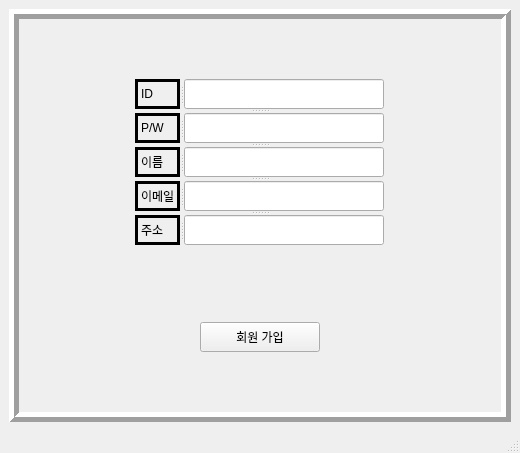
<?xml version="1.0" encoding="UTF-8"?>
<ui version="4.0">
 <class>JoinMemberMainWindow</class>
 <widget class="QMainWindow" name="JoinMemberMainWindow">
  <property name="geometry">
   <rect>
    <x>0</x>
    <y>0</y>
    <width>520</width>
    <height>453</height>
   </rect>
  </property>
  <property name="windowTitle">
   <string>JoinMemberMainWindow</string>
  </property>
  <widget class="QWidget" name="centralwidget">
   <layout class="QGridLayout" name="gridLayout">
    <item row="0" column="0">
     <widget class="QFrame" name="frame">
      <property name="frameShape">
       <enum>QFrame::Shape::Box</enum>
      </property>
      <property name="frameShadow">
       <enum>QFrame::Shadow::Raised</enum>
      </property>
      <property name="lineWidth">
       <number>5</number>
      </property>
      <layout class="QVBoxLayout" name="verticalLayout">
       <item>
        <layout class="QHBoxLayout" name="horizontalLayout_2"/>
       </item>
       <item>
        <layout class="QHBoxLayout" name="horizontalLayout">
         <item>
          <widget class="QSplitter" name="splitter_6">
           <property name="orientation">
            <enum>Qt::Orientation::Vertical</enum>
           </property>
           <widget class="QSplitter" name="splitter">
            <property name="minimumSize">
             <size>
              <width>0</width>
              <height>30</height>
             </size>
            </property>
            <property name="orientation">
             <enum>Qt::Orientation::Horizontal</enum>
            </property>
            <widget class="QLabel" name="label">
             <property name="minimumSize">
              <size>
               <width>45</width>
               <height>30</height>
              </size>
             </property>
             <property name="maximumSize">
              <size>
               <width>45</width>
               <height>30</height>
              </size>
             </property>
             <property name="frameShape">
              <enum>QFrame::Shape::Box</enum>
             </property>
             <property name="lineWidth">
              <number>3</number>
             </property>
             <property name="text">
              <string>ID</string>
             </property>
             <property name="textFormat">
              <enum>Qt::TextFormat::MarkdownText</enum>
             </property>
            </widget>
            <widget class="QLineEdit" name="lineEdit_id">
             <property name="minimumSize">
              <size>
               <width>200</width>
               <height>30</height>
              </size>
             </property>
             <property name="maximumSize">
              <size>
               <width>200</width>
               <height>30</height>
              </size>
             </property>
            </widget>
           </widget>
           <widget class="QSplitter" name="splitter_2">
            <property name="minimumSize">
             <size>
              <width>0</width>
              <height>30</height>
             </size>
            </property>
            <property name="orientation">
             <enum>Qt::Orientation::Horizontal</enum>
            </property>
            <widget class="QLabel" name="label_2">
             <property name="minimumSize">
              <size>
               <width>45</width>
               <height>30</height>
              </size>
             </property>
             <property name="maximumSize">
              <size>
               <width>45</width>
               <height>30</height>
              </size>
             </property>
             <property name="frameShape">
              <enum>QFrame::Shape::Box</enum>
             </property>
             <property name="lineWidth">
              <number>3</number>
             </property>
             <property name="text">
              <string>P/W</string>
             </property>
             <property name="textFormat">
              <enum>Qt::TextFormat::MarkdownText</enum>
             </property>
            </widget>
            <widget class="QLineEdit" name="lineEdit_pw">
             <property name="minimumSize">
              <size>
               <width>200</width>
               <height>30</height>
              </size>
             </property>
             <property name="maximumSize">
              <size>
               <width>200</width>
               <height>30</height>
              </size>
             </property>
            </widget>
           </widget>
           <widget class="QSplitter" name="splitter_3">
            <property name="minimumSize">
             <size>
              <width>0</width>
              <height>30</height>
             </size>
            </property>
            <property name="orientation">
             <enum>Qt::Orientation::Horizontal</enum>
            </property>
            <widget class="QLabel" name="label_3">
             <property name="minimumSize">
              <size>
               <width>45</width>
               <height>30</height>
              </size>
             </property>
             <property name="maximumSize">
              <size>
               <width>45</width>
               <height>30</height>
              </size>
             </property>
             <property name="frameShape">
              <enum>QFrame::Shape::Box</enum>
             </property>
             <property name="lineWidth">
              <number>3</number>
             </property>
             <property name="text">
              <string>이름</string>
             </property>
             <property name="textFormat">
              <enum>Qt::TextFormat::MarkdownText</enum>
             </property>
            </widget>
            <widget class="QLineEdit" name="lineEdit_name">
             <property name="minimumSize">
              <size>
               <width>200</width>
               <height>30</height>
              </size>
             </property>
             <property name="maximumSize">
              <size>
               <width>200</width>
               <height>30</height>
              </size>
             </property>
            </widget>
           </widget>
           <widget class="QSplitter" name="splitter_4">
            <property name="minimumSize">
             <size>
              <width>0</width>
              <height>30</height>
             </size>
            </property>
            <property name="orientation">
             <enum>Qt::Orientation::Horizontal</enum>
            </property>
            <widget class="QLabel" name="label_4">
             <property name="minimumSize">
              <size>
               <width>45</width>
               <height>30</height>
              </size>
             </property>
             <property name="maximumSize">
              <size>
               <width>45</width>
               <height>30</height>
              </size>
             </property>
             <property name="frameShape">
              <enum>QFrame::Shape::Box</enum>
             </property>
             <property name="lineWidth">
              <number>3</number>
             </property>
             <property name="text">
              <string>이메일</string>
             </property>
             <property name="textFormat">
              <enum>Qt::TextFormat::MarkdownText</enum>
             </property>
            </widget>
            <widget class="QLineEdit" name="lineEdit_email">
             <property name="minimumSize">
              <size>
               <width>200</width>
               <height>30</height>
              </size>
             </property>
             <property name="maximumSize">
              <size>
               <width>200</width>
               <height>30</height>
              </size>
             </property>
            </widget>
           </widget>
           <widget class="QSplitter" name="splitter_5">
            <property name="minimumSize">
             <size>
              <width>0</width>
              <height>30</height>
             </size>
            </property>
            <property name="orientation">
             <enum>Qt::Orientation::Horizontal</enum>
            </property>
            <widget class="QLabel" name="label_5">
             <property name="minimumSize">
              <size>
               <width>45</width>
               <height>30</height>
              </size>
             </property>
             <property name="maximumSize">
              <size>
               <width>45</width>
               <height>30</height>
              </size>
             </property>
             <property name="frameShape">
              <enum>QFrame::Shape::Box</enum>
             </property>
             <property name="lineWidth">
              <number>3</number>
             </property>
             <property name="text">
              <string>주소</string>
             </property>
             <property name="textFormat">
              <enum>Qt::TextFormat::MarkdownText</enum>
             </property>
            </widget>
            <widget class="QLineEdit" name="lineEdit_address">
             <property name="minimumSize">
              <size>
               <width>200</width>
               <height>30</height>
              </size>
             </property>
             <property name="maximumSize">
              <size>
               <width>200</width>
               <height>30</height>
              </size>
             </property>
            </widget>
           </widget>
          </widget>
         </item>
        </layout>
       </item>
       <item>
        <spacer name="verticalSpacer_2">
         <property name="orientation">
          <enum>Qt::Orientation::Vertical</enum>
         </property>
         <property name="sizeType">
          <enum>QSizePolicy::Policy::Minimum</enum>
         </property>
         <property name="sizeHint" stdset="0">
          <size>
           <width>20</width>
           <height>20</height>
          </size>
         </property>
        </spacer>
       </item>
       <item>
        <layout class="QHBoxLayout" name="horizontalLayout_3">
         <item>
          <widget class="QPushButton" name="pushButton_register">
           <property name="minimumSize">
            <size>
             <width>120</width>
             <height>30</height>
            </size>
           </property>
           <property name="maximumSize">
            <size>
             <width>90</width>
             <height>30</height>
            </size>
           </property>
           <property name="text">
            <string>회원 가입</string>
           </property>
          </widget>
         </item>
        </layout>
       </item>
      </layout>
     </widget>
    </item>
   </layout>
  </widget>
  <widget class="QMenuBar" name="menubar">
   <property name="geometry">
    <rect>
     <x>0</x>
     <y>0</y>
     <width>520</width>
     <height>27</height>
    </rect>
   </property>
  </widget>
  <widget class="QStatusBar" name="statusbar"/>
 </widget>
 <resources/>
 <connections/>
</ui>
